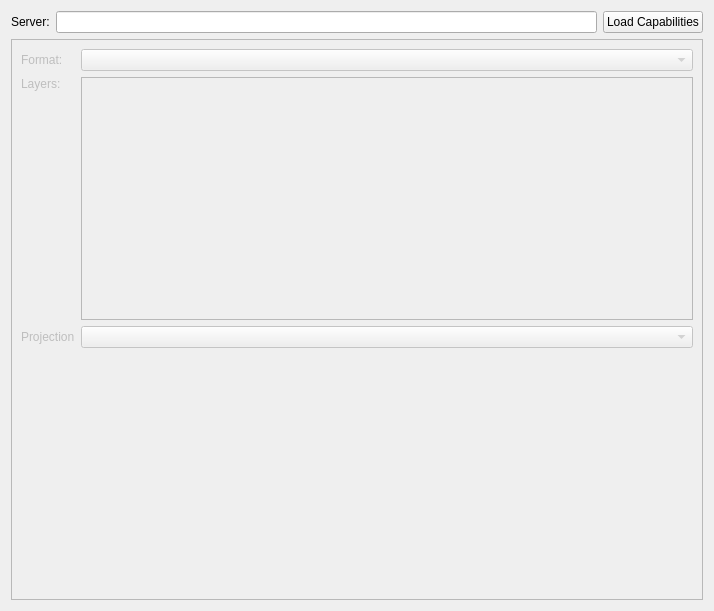
<ui version="4.0" >
 <class>ICreateMapWMS</class>
 <widget class="QWidget" name="ICreateMapWMS" >
  <property name="geometry" >
   <rect>
    <x>0</x>
    <y>0</y>
    <width>714</width>
    <height>611</height>
   </rect>
  </property>
  <property name="windowTitle" >
   <string>Form</string>
  </property>
  <layout class="QVBoxLayout" name="verticalLayout" >
   <item>
    <layout class="QHBoxLayout" name="horizontalLayout" >
     <item>
      <widget class="QLabel" name="label" >
       <property name="text" >
        <string>Server:</string>
       </property>
      </widget>
     </item>
     <item>
      <widget class="QLineEdit" name="lineServer" />
     </item>
     <item>
      <widget class="QPushButton" name="pushLoadCapabilities" >
       <property name="text" >
        <string>Load Capabilities</string>
       </property>
      </widget>
     </item>
    </layout>
   </item>
   <item>
    <widget class="QFrame" name="frame" >
     <property name="enabled" >
      <bool>false</bool>
     </property>
     <property name="frameShape" >
      <enum>QFrame::StyledPanel</enum>
     </property>
     <property name="frameShadow" >
      <enum>QFrame::Raised</enum>
     </property>
     <layout class="QGridLayout" name="gridLayout" >
      <item row="0" column="0" >
       <widget class="QLabel" name="label_2" >
        <property name="text" >
         <string>Format:</string>
        </property>
       </widget>
      </item>
      <item row="0" column="1" >
       <widget class="QComboBox" name="comboFormat" />
      </item>
      <item row="1" column="0" >
       <widget class="QLabel" name="label_3" >
        <property name="text" >
         <string>Layers:</string>
        </property>
        <property name="alignment" >
         <set>Qt::AlignLeading|Qt::AlignLeft|Qt::AlignTop</set>
        </property>
       </widget>
      </item>
      <item row="1" column="1" >
       <widget class="QListWidget" name="listLayers" />
      </item>
      <item row="2" column="0" >
       <widget class="QLabel" name="label_4" >
        <property name="text" >
         <string>Projection</string>
        </property>
       </widget>
      </item>
      <item row="2" column="1" >
       <widget class="QComboBox" name="comboProjection" />
      </item>
      <item row="3" column="1" >
       <spacer name="verticalSpacer" >
        <property name="orientation" >
         <enum>Qt::Vertical</enum>
        </property>
        <property name="sizeHint" stdset="0" >
         <size>
          <width>20</width>
          <height>40</height>
         </size>
        </property>
       </spacer>
      </item>
     </layout>
    </widget>
   </item>
  </layout>
 </widget>
 <resources/>
 <connections/>
</ui>
